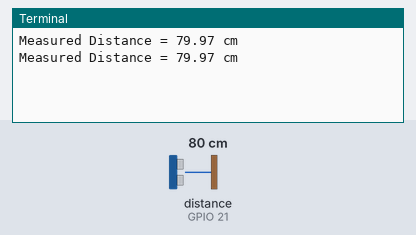
This program was run on a simulated Raspberry Pi (BCM pin numbers). On the bench: the last lines printed to the terminal. Inputs (shaded band) come from the test bench; at power-on: distance to the obstacle (sensor on GPIO 21) 80 cm. The echo pulse lasts 58.3 µs per cm; the clock reads 2024-03-15 10:24:30 at power-on unless the program sets it.

Above: at 1.2 s.
1.3 s: distance to the obstacle (sensor on GPIO 21) set to 2 cm
At 2.6 s:
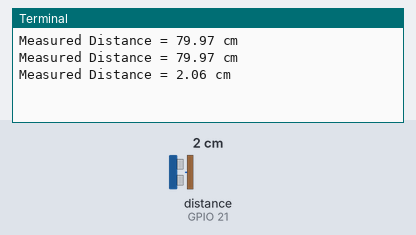
2.8 s: distance to the obstacle (sensor on GPIO 21) set to 4 cm
At 3.7 s:
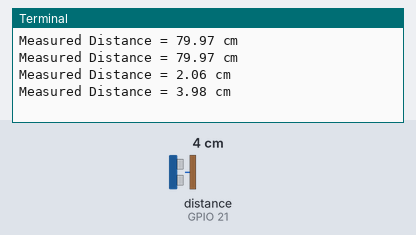
Timing chart, 0 to 5.8 s (numbered marks = the images above; inputs shaded):
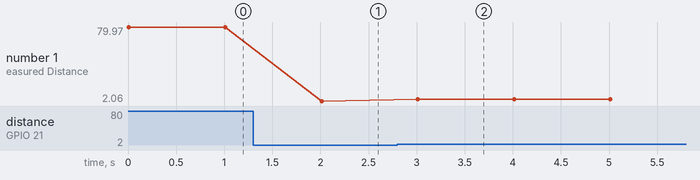

Measured:
- after the input at 1.3 s, the terminal: prints a new line after 0.71 s (image 1)
- after the input at 2.8 s, the terminal: prints a new line after 0.21 s (image 2)
- plotted number 1: 79.97 → 2.06 after the input at 1.3 s, 2.06 → 3.98 after the input at 2.8 s

The program:

___.py
```python
#导入 GPIO库
import RPi.GPIO as GPIO
import time

#设置 GPIO 模式为 BCM
GPIO.setmode(GPIO.BCM)

#定义 GPIO 引脚
GPIO_TRIGGER = 23
GPIO_ECHO = 21

#设置 GPIO 的工作方式 (IN / OUT)
GPIO.setup(GPIO_TRIGGER, GPIO.OUT)
GPIO.setup(GPIO_ECHO, GPIO.IN)

def distance():
    # 发送高电平信号到 Trig 引脚
    GPIO.output(GPIO_TRIGGER, True)

    # 持续 10 us
    time.sleep(0.00001)
    GPIO.output(GPIO_TRIGGER, False)

    start_time = time.time()
    stop_time = time.time()

    # 记录发送超声波的时刻1
    while GPIO.input(GPIO_ECHO) == 0:
        start_time = time.time()

    # 记录接收到返回超声波的时刻2
    while GPIO.input(GPIO_ECHO) == 1:
        stop_time = time.time()

    # 计算超声波的往返时间 = 时刻2 - 时刻1
    time_elapsed = stop_time - start_time
    # 声波的速度为 343m/s， 转化为 34300cm/s。
    distance = (time_elapsed * 34300) / 2

    return distance

if __name__ == '__main__':
    try:
        while True:
            dist = distance()
            print("Measured Distance = {:.2f} cm".format(dist))
            time.sleep(1)

        # Reset by pressing CTRL + C
    except KeyboardInterrupt:
        print("Measurement stopped by User")
        GPIO.cleanup()
```
